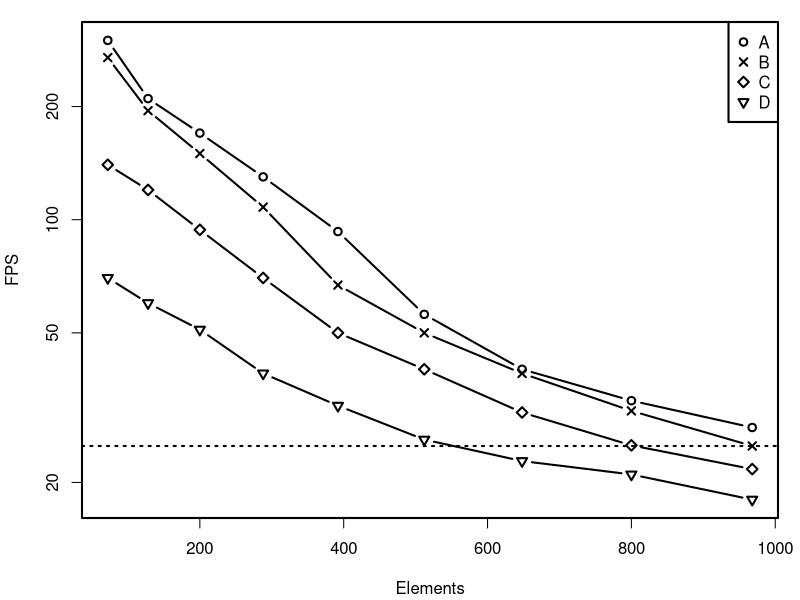

This chart was generated by the following R code:
#
# Graph: Frames per seconds with and withouth frame fixing
#

fps <- read.csv("fps.csv");

pdf("fps.pdf", width=7, height=4);
p <- par(lwd=2, mar=c(4,4,1,1)+0.1);

plot(range(fps$elements), range(c(fps$fpsBase, fps$fpsPolar, fps$fpsMap1, fps$fpsMap2), na.rm=TRUE),
    type="n", xlab="Elements", ylab="FPS", log="y");

lines(fps$elements, fps$fpsBase, type="b", col="black", pch=1);
lines(fps$elements, fps$fpsPolar, type="b", col="black", pch=4);
lines(fps$elements, fps$fpsMap1, type="b", col="black", pch=5);
lines(fps$elements, fps$fpsMap2, type="b", col="black", pch=6);

abline(h=25, lty="dotted");

legend("topright", c("A","B", "C", "D"), pch=c(1,4,5,6), col="black");

dev.off()
par(p);
